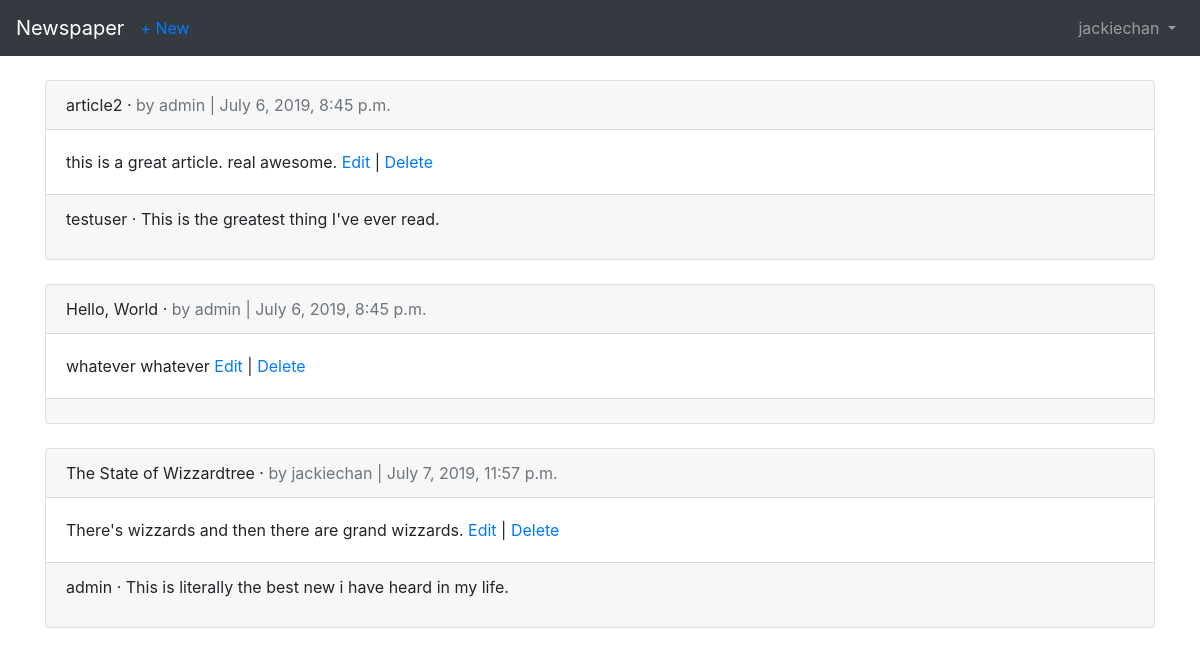
The app's page /articles/ (signed in) with its own data.
### users/models.py (models this page shows, shortened)
class CustomUser(AbstractUser):
    age = models.PositiveIntegerField(null=True,blank=True)

### articles/models.py (models this page shows, shortened)
class Article(models.Model):
    title = models.CharField(max_length=255)
    body = models.TextField()
    date = models.DateTimeField(auto_now_add=True)
    author = models.ForeignKey(
        get_user_model(),
        on_delete=models.CASCADE,
    )

class Comment(models.Model):
    article = models.ForeignKey(
        Article,
        on_delete=models.CASCADE,
        related_name = 'Comments',
    )
    comment = models.CharField(max_length=140)
    author = models.ForeignKey(
        get_user_model(),
        on_delete = models.CASCADE,
    )
    def __str__(self):
        return self.comment

### articles/views.py (the view)
# urls.py: path('', ArticleListView.as_view(), name='article_list'),
class ArticleListView(ListView):
    model = Article
    template_name = 'article_list.html'

### templates/article_list.html (shortened to what this page needs)
{% extends 'base.html' %}
{% block content %}
{% for article in object_list %}
  <div class="card">
    <div class="card-header">
    <span class="font-wieght-bold">{{ article.title }}</span> &middot;
    <span class="text-muted">by {{ article.author }} | {{ article.date }}
  </div>
  <div class="card-body">
    {{ article.body }}
    <a href="{% url 'article_edit' article.pk %}">Edit</a> |
    <a href="{% url 'article_delete' article.pk %}">Delete</a>
  </div>
  <div class="card-footer">
  {% for comment in article.Comments.all %}
  <p>
  <span class="font-wieght-bold">{{ comment.author }} &middot; </span>
  {{ comment }}
  </p>
  {% endfor %}
  </div>
  </div>
 <br />
 {% endfor %}
{% endblock content %}

### templates/base.html (shortened to what this page needs)
<!doctype html>
<html lang="en">
  <head>
    <link rel="stylesheet" href="https://stackpath.bootstrapcdn.com/bootstrap/4.1.3/css/bootstrap.min.css">
  </head>
  <body>
    <nav class="navbar navbar-expand-md navbar-dark bg-dark mb-4">
      <a class="navbar-brand" href="{% url 'home' %}">Newspaper</a>
      {% if user.is_authenticated %}
      <ul class="navbar-nav mr-auto">
      <li class="nav-item"><a href="{% url 'article_new' %}">+ New</a></li>
      {% endif %}
      </ul>
      <div class="collapse navbar-collapse" id="navbarCollapse">
        {% if user.is_authenticated %}
          <ul class="navbar-nav ml-auto">
            <li class="nav-item">
              <a class="nav-link dropdown-toggle" href="#" id="userMenu"\
              data-toggle="dropdown" aria-haspopup="true" aria-expanded\
              ="false">
                {{ user.username }}
              </a>
            </li>
          </ul>
        {% endif %}
      </div>
    </nav>
    <div class="container">
      {% block content %}
      {% endblock content %}
    </div>
      </body>
</html>

### records on screen
CustomUser: username "jackiechan"
Article: title "article2", author "admin", date "July 6, 2019, 8:45 p.m.", body "this is a great article. real awesome."
Comment: author "testuser", comment "This is the greatest thing I've ever read."
Article: title "Hello, World", author "admin", date "July 6, 2019, 8:45 p.m.", body "whatever whatever"
Article: title "The State of Wizzardtree", author "jackiechan", date "July 7, 2019, 11:57 p.m.", body "There's wizzards and then there are grand wizzards."
Comment: author "admin", comment "This is literally the best new i have heard in my life."
